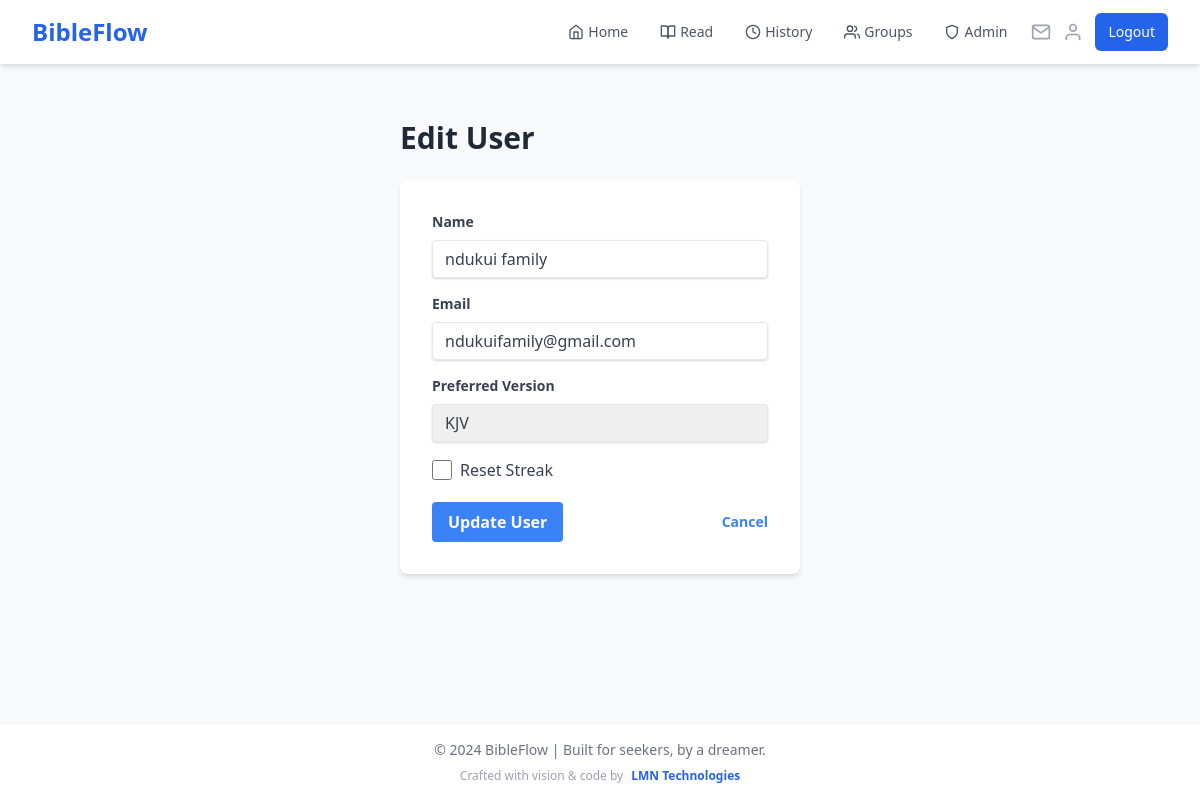
/admin/users/2/edit (signed in), run on an earlier commit of the app's database.
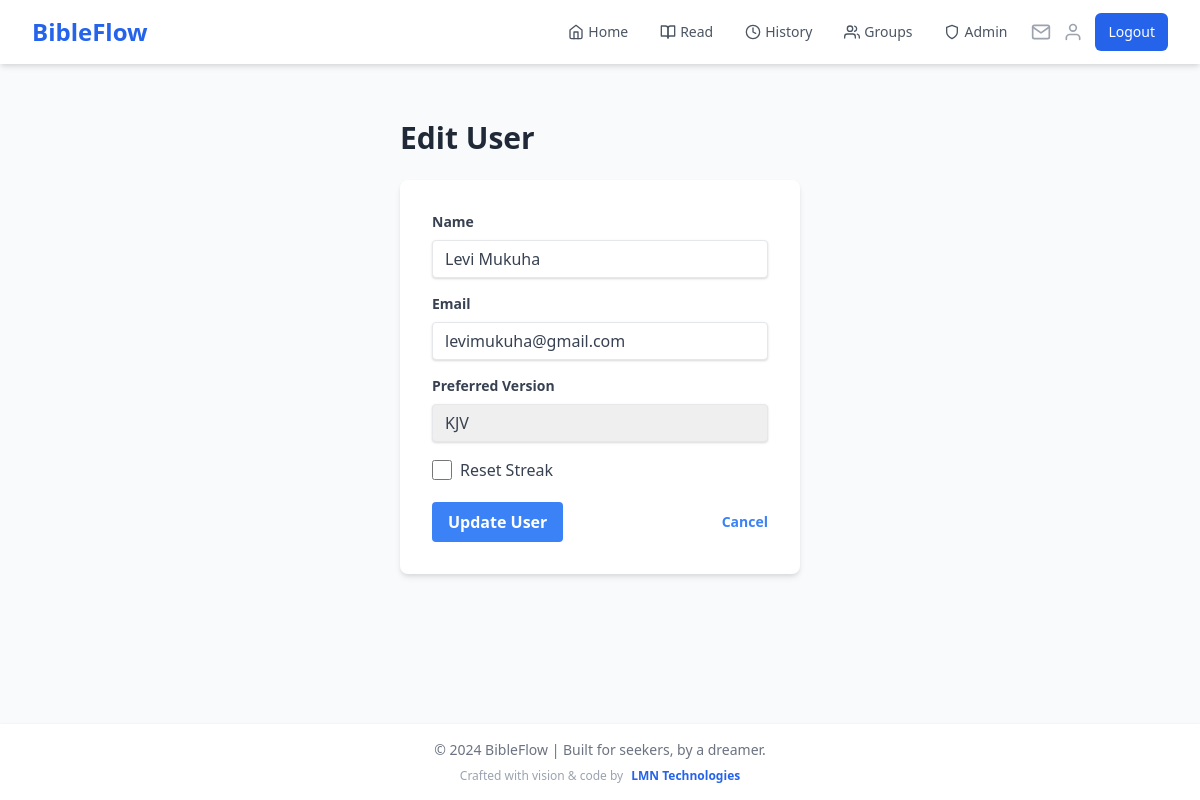
And on a later commit of the database.
### app.py (models this page shows)
class User(UserMixin, db.Model):
    id = db.Column(db.Integer, primary_key=True)
    name = db.Column(db.String(100), nullable=False)
    email = db.Column(db.String(120), unique=True, nullable=False, index=True)
    password_hash = db.Column(db.String(200), nullable=False)
    streak = db.Column(db.Integer, default=0)
    last_read_date = db.Column(db.DateTime, index=True)
    readings = db.relationship('Reading', backref='user', lazy='dynamic')
    preferred_version = db.Column(db.String(10), default='KJV')
    created_groups = db.relationship('ReadingGroup', backref='creator', lazy='dynamic')
    group_memberships = db.relationship('GroupMember', backref='user', lazy='dynamic')

### app.py (the view, shortened to what this page needs)
@app.route('/admin/users/<int:user_id>/edit', methods=['GET', 'POST'])
@login_required
@admin_required
def admin_edit_user(user_id):
    user = User.query.get_or_404(user_id)
    return render_template('admin/edit_user.html', user=user)

### app.py (called while the page is built)
@login_manager.user_loader
def load_user(user_id):
    if 'user_id' in session:
        return User.query.get(int(session['user_id']))
    return None

@app.context_processor
def inject_user_name():
    if current_user.is_authenticated:
        return dict(user_name=current_user.name)
    return dict(user_name='Guest')

@app.context_processor
def inject_invitation_count():
    if current_user.is_authenticated:
        invitation_count = GroupInvitation.query.filter(
            GroupInvitation.email == current_user.email,
            GroupInvitation.used == False,
            GroupInvitation.expires_at > datetime.utcnow()
        ).count()
        return dict(invitation_count=invitation_count)
    return dict(invitation_count=0)

def admin_required(f):
    @wraps(f)
    def decorated_function(*args, **kwargs):
        if not current_user.is_authenticated or current_user.email.lower() != 'mukuhalevi@gmail.com'.lower():
            flash('You do not have permission to access the admin panel.')
            return redirect(url_for('home'))
        return f(*args, **kwargs)
    return decorated_function

### templates/admin/edit_user.html
{% extends "base.html" %}
{% block content %}
<div class="container mx-auto p-6 max-w-md">
    <h1 class="text-3xl font-bold mb-6 text-gray-800">Edit User</h1>
    <form method="POST" class="bg-white shadow-md rounded-lg p-8">
        <div class="mb-4">
            <label class="block text-gray-700 text-sm font-bold mb-2" for="name">Name</label>
            <input type="text" name="name" value="{{ user.name }}"
                class="shadow appearance-none border rounded w-full py-2 px-3 text-gray-700 leading-tight focus:outline-none focus:shadow-outline">
        </div>
        <div class="mb-4">
            <label class="block text-gray-700 text-sm font-bold mb-2" for="email">Email</label>
            <input type="email" name="email" value="{{ user.email }}"
                class="shadow appearance-none border rounded w-full py-2 px-3 text-gray-700 leading-tight focus:outline-none focus:shadow-outline">
        </div>
        <div class="mb-4">
            <label class="block text-gray-700 text-sm font-bold mb-2" for="preferred_version">Preferred Version</label>
            <select name="preferred_version"
                class="shadow appearance-none border rounded w-full py-2 px-3 text-gray-700 leading-tight focus:outline-none focus:shadow-outline">
                {% for version in ['KJV', 'WEB', 'ASV', 'BSB', 'NLT', 'ESV'] %}
                    <option value="{{ version }}" {% if user.preferred_version == version %}selected{% endif %}>
                        {{ version }}
                    </option>
                {% endfor %}
            </select>
        </div>
        <div class="mb-4">
            <label class="inline-flex items-center">
                <input type="checkbox" name="reset_streak" value="1"
                    class="form-checkbox h-5 w-5 text-blue-600">
                <span class="ml-2 text-gray-700">Reset Streak</span>
            </label>
        </div>
        <div class="flex items-center justify-between">
            <button type="submit" class="bg-blue-500 hover:bg-blue-700 text-white font-bold py-2 px-4 rounded focus:outline-none focus:shadow-outline">
                Update User
            </button>
            <a href="{{ url_for('admin_users') }}" class="inline-block align-baseline font-bold text-sm text-blue-500 hover:text-blue-800">
                Cancel
            </a>
        </div>
    </form>
</div>
{% endblock %}

What changed in the data, as far as the page shows it:
changed User "KJV": name "ndukui family" → "Levi Mukuha"; email "ndukuifamily@gmail.com" → "levimukuha@gmail.com"
